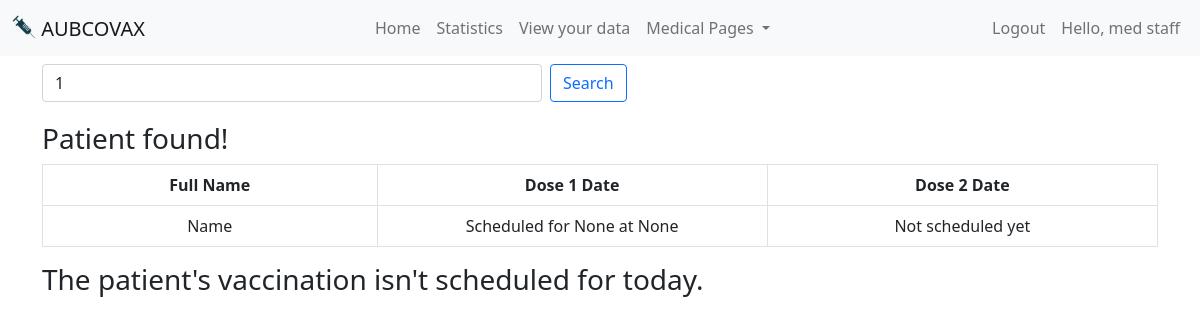
Screenshot of /medicalSearch/1 (signed in) with the database file from the repository.
### main/models.py (models this page shows, shortened)
class Account(AbstractBaseUser, PermissionsMixin):
    username=models.CharField(max_length=200, unique=True)
    isMedicalStaff = models.BooleanField(default=False)
    isAdmin = models.BooleanField(default=False)
    name = models.CharField(max_length=200)
    email = models.EmailField(unique=False)
    DOB = models.DateField()
    ID_nbr = models.IntegerField(unique=True)
    phone_nbr = models.IntegerField(unique=True)
    address = models.CharField(max_length=200)
    medical_history = models.TextField()
    doseOne = models.BooleanField(default=False)
    doseOneDate = models.DateField(null=True, blank=True)
    doseOneTime=models.CharField(max_length=200, null=True, blank=True)
    doseTwo = models.BooleanField(default=False)
    doseTwoDate = models.DateField(null=True, blank=True)
    doseTwoTime=models.CharField(max_length=200, null=True, blank=True)
    is_staff=models.BooleanField(default=False)
    is_active=models.BooleanField(default=True)
    objects = MyUserManager()
    USERNAME_FIELD = 'username'
    REQUIRED_FIELDS = ['name', 'email', 'isMedicalStaff', 'isAdmin', 'DOB', 'ID_nbr', 'phone_nbr', 'address', 'medical_history']

### main/views.py (the view, shortened to what this page needs)
# urls.py: path('medicalSearch/<int:phoneNb>', views.medicalSearchNb, name='medicalSearch'),
def medicalSearchNb(request, phoneNb):
    if not request.user.is_authenticated or not request.user.isMedicalStaff:
        return render(request, 'notAllowed.html')
    today=date.fromisoformat(datetime.datetime.today().strftime('%Y-%m-%d'))
    slots=[]
    if request.method == 'POST' and request.POST.get('phoneNb'):
        phoneNb=request.POST.get('phoneNb')
        return redirect(f'/medicalSearch/{phoneNb}', phoneNb=phoneNb)
    elif request.method == 'POST' and request.POST.get('confirm'):
        phoneNb=request.POST.get('confirm')
        account=Account.objects.get(phone_nbr=phoneNb)
        account.doseOne=True
        account.save()
        return redirect(f'/medicalSearch/{phoneNb}', phoneNb=phoneNb)
    elif request.method == 'POST' and request.POST.get('view'):
        slots=scheduling.viewAvailableAppointmentsRange(today+datetime.timedelta(days=14),7)
        patient=Account.objects.get(phone_nbr=phoneNb)
        context={'result':True ,'patient': patient, 'notFound':False,'nb':phoneNb, 'today':today, 'slots':slots}
        return render(request, 'medicalSearch.html', context)
    patient=Account.objects.filter(phone_nbr=phoneNb)
    try:
        patient=patient[0]
    except:
        return render(request, 'medicalSearch.html', {'result':True, 'notFound':True,'nb':phoneNb})
    context={'result':True ,'patient': patient, 'notFound':False,'nb':phoneNb, 'today':today}
    return render(request, 'medicalSearch.html', context)

### main/templates/medicalSearch.html (shortened to what this page needs)
{% extends 'base.html' %}
{%load static %}
{% block content %}
<form method="post" class="d-flex" style="margin-bottom: 20px;">
    <input class="form-control me-2 search-input" type="search" placeholder="Enter a phone number" value="{{nb}}" aria-label="Search" name="phoneNb">
    <button class="btn btn-outline-primary" type="submit">Search</button>
</form>
<table class="table table-bordered">
    <tr>
        <th style="width:30%">Full Name</th>
        <th style="width:35%">Dose 1 Date</th>
        <th style="width:35%">Dose 2 Date</th>
    </tr>
{% if notFound %}
<h3>Sorry, we couldn't find a patient with that phone number</h3>
{% else %}
{% if result %}
<h3>Patient found!</PFheader>
<br>
        <tr>
                    <td>{{patient.name}}</td>
                    {% if patient.doseOne %}
                    <td>{{patient.doseOneDate}}</td>
                    {% else %}
                    <td>Scheduled for {{patient.doseOneDate}} at {{patient.doseOneTime}}</td>
                    {%endif%}
                    {% if patient.doseTwoDate == None %}
                    <td>Not scheduled yet</td>
                    {% else %}
                    {% if patient.doseTwo %}
                    <td>{{patient.doseTwoDate}}</td>
                    {% else %}
                    <td>Scheduled for {{patient.doseTwoDate}} at {{patient.doseTwoTime}}</td>
                    {%endif%}
                    {%endif%}
                </tr>
                </table>
{% if not patient.doseOne %}
{% if today == patient.doseOneDate %}
<h3>The patient's vaccination is today!</h3>
<form method="POST">
    {% csrf_token %}
    <button class="btn btn-warning" type="submit" name="confirm" value="{{patient.phone_nbr}}">Confirm Vaccination</button>
</form>
{% else %}
<h3>The patient's vaccination isn't scheduled for today.</h3>
{% endif %}
{% endif %}
{% else %}
<h3>Enter a patient's phone number to search</h3>
{% endif %}
{% endif %}
{% endblock %}

### main/templates/base.html (shortened to what this page needs)
<!doctype html>
<html lang="en">
  <head>
    <link href="https://cdn.jsdelivr.net/npm/bootstrap@5.0.2/dist/css/bootstrap.min.css" rel="stylesheet">
    {% load static %}
  </head>
  <body>
    <nav class="navbar navbar-expand-lg navbar-light bg-light mb-2">
      <div class="container-fluid">
        <a class="navbar-brand mb-0 h1" href="/">
          <img src="{% static '/vaccine.png' %}" alt="" width="24px" height="24px" class="d-inline-block align-text-top">
          AUBCOVAX
        </a>
        <div class="collapse navbar-collapse" id="navbarSupportedContent">
          <ul class="navbar-nav me-auto mb-lg-0" style="margin-left: auto;">
            <li class="nav-item">
              <a class="nav-link" href="/">Home</a>
            </li>
            <li class="nav-item">
              <a class="nav-link" href="/stats">Statistics</a>
            </li>
            {% if user.is_authenticated %}
            <li class="nav-item">
              <a class="nav-link" href="/patientInfo">View your data</a>
            </li>
            {% endif %}
            {% if user.isMedicalStaff %}
            <li class="nav-item dropdown">
              <a class="nav-link dropdown-toggle" href="#" id="navbarDropdown" role="button" data-bs-toggle="dropdown" aria-expanded="false">
                Medical Pages
              </a>
            </li>
            {% endif %}
          </ul>
          <ul class="navbar-nav ml-auto">
            {% if user.is_authenticated %}
            <li class="nav-item">
              <a class="nav-link" href="/logout">Logout</a>
            </li>
            <li class="nav-item">
              <a class="nav-link" href="/patientInfo">Hello, {{user.name}}</a>
            </li>
            {% endif %}
        </div>
      </div>
    </nav>
    <div class="container-sm mb-4">
      {% block content %}
      {% endblock %}
    </div>
  </body>
</html>

### main/templates/medicalSearch.html (style rules this page uses)
.search-input { max-width:500px; }
td { background-color: white; text-align: center; }
th { background-color: white; text-align: center; }

### rows the page displays
Account: name "med staff"
Account: name "Name", doseOneDate "None", doseOneTime "None"
